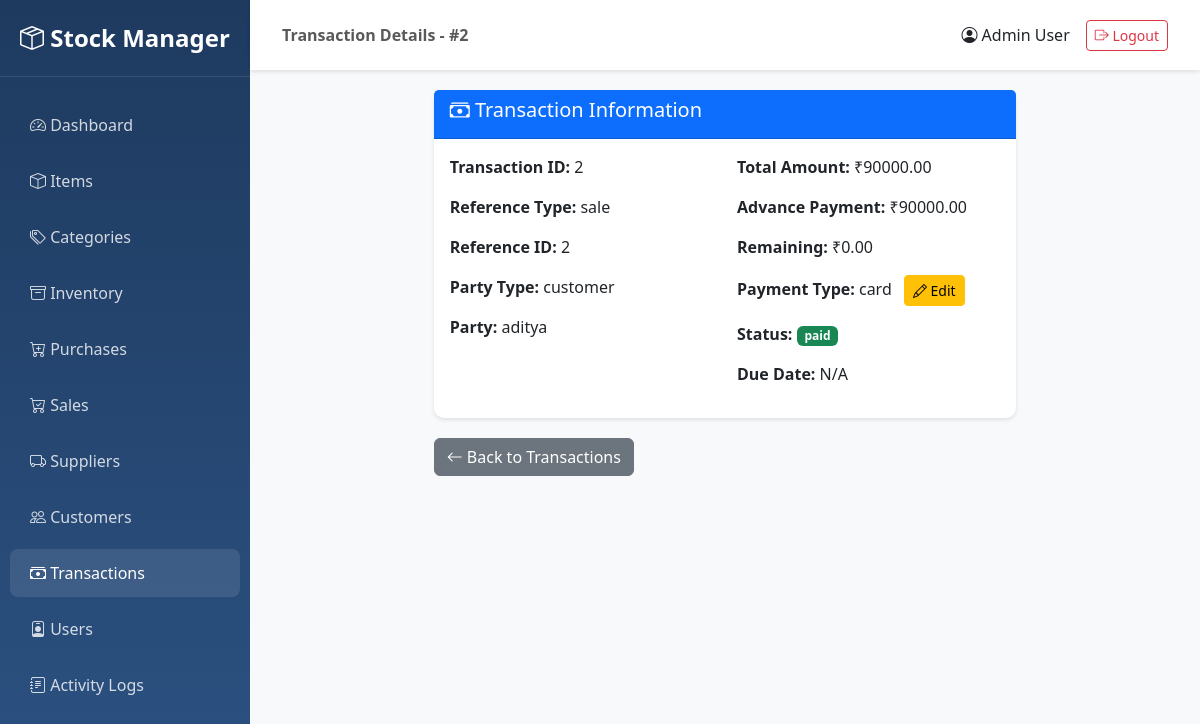
The app's page /money/2/view (signed in) with its own data.
### app/models/money.py (models this page shows, shortened)
class Money(db.Model):
    __tablename__ = 'money'
    transaction_id = db.Column(db.Integer, primary_key=True)
    reference_type = db.Column(db.String(20), nullable=False)  # purchase, sale, expense
    reference_id = db.Column(db.Integer, nullable=False)  # ID of purchase/sale/expense
    party_type = db.Column(db.String(20), nullable=False)  # customer, supplier
    party_id = db.Column(db.Integer, nullable=False)  # customer_id or supplier_id
    total_amount = db.Column(db.Float, nullable=False, default=0.0)
    advance_payment = db.Column(db.Float, nullable=False, default=0.0)
    payment_type = db.Column(db.String(20), nullable=False)  # cash, card, bank_transfer, cheque
    pay_status = db.Column(db.String(20), nullable=False, default='pending')  # paid, pending, partial
    due_date = db.Column(db.Date, nullable=True)
    reminder_date = db.Column(db.Date, nullable=True)
    created_by = db.Column(db.Integer, db.ForeignKey('users.user_id'), nullable=True)
    updated_by = db.Column(db.Integer, db.ForeignKey('users.user_id'), nullable=True)
    created_at = db.Column(db.DateTime, nullable=False, default=datetime.utcnow)
    updated_at = db.Column(db.DateTime, nullable=False, default=datetime.utcnow, onupdate=datetime.utcnow)

### app/models/user.py (models this page shows, shortened)
class User(UserMixin, db.Model):
    __tablename__ = 'users'
    user_id = db.Column(db.Integer, primary_key=True)
    name = db.Column(db.String(100), nullable=False)
    username = db.Column(db.String(50), unique=True, nullable=False, index=True)
    password = db.Column(db.String(255), nullable=False)
    role = db.Column(db.String(20), nullable=False, default='user')  # admin, manager, user
    status = db.Column(db.String(20), nullable=False, default='active')  # active, inactive
    created_by = db.Column(db.Integer, db.ForeignKey('users.user_id'), nullable=True)
    updated_by = db.Column(db.Integer, db.ForeignKey('users.user_id'), nullable=True)
    created_at = db.Column(db.DateTime, nullable=False, default=datetime.utcnow)
    updated_at = db.Column(db.DateTime, nullable=False, default=datetime.utcnow, onupdate=datetime.utcnow)
    logs = db.relationship('Log', backref='user', lazy='dynamic')
    def is_admin(self):
        return self.role == 'admin'

### app/models/customer.py (models this page shows, shortened)
class Customer(db.Model):
    __tablename__ = 'customers'
    customer_id = db.Column(db.Integer, primary_key=True)
    name = db.Column(db.String(200), nullable=False, index=True)
    phone = db.Column(db.String(20), nullable=True)
    address = db.Column(db.Text, nullable=True)
    current_balance = db.Column(db.Float, nullable=False, default=0.0)
    created_by = db.Column(db.Integer, db.ForeignKey('users.user_id'), nullable=True)
    updated_by = db.Column(db.Integer, db.ForeignKey('users.user_id'), nullable=True)
    created_at = db.Column(db.DateTime, nullable=False, default=datetime.utcnow)
    updated_at = db.Column(db.DateTime, nullable=False, default=datetime.utcnow, onupdate=datetime.utcnow)
    sales = db.relationship('Sale', backref='customer', lazy='dynamic')

### app/routes/money.py (the view)
@money_bp.route('/<int:transaction_id>/view')
@login_required
def view_transaction(transaction_id):
    transaction = Money.query.get_or_404(transaction_id)
    party = None
    if transaction.party_type == 'customer':
        party = Customer.query.get(transaction.party_id)
    elif transaction.party_type == 'supplier':
        party = Supplier.query.get(transaction.party_id)
    return render_template('money/view.html', transaction=transaction, party=party)

### app/templates/money/view.html (shortened to what this page needs)
{% extends "base.html" %}
{% block page_title %}Transaction Details - #{{ transaction.transaction_id }}{% endblock %}
{% block content %}
<div class="container-fluid">
    <div class="row justify-content-center">
        <div class="col-md-8">
            <div class="card">
                <div class="card-header bg-primary text-white">
                    <h5><i class="bi bi-cash-stack"></i> Transaction Information</h5>
                </div>
                <div class="card-body">
                    <div class="row">
                        <div class="col-md-6">
                            <p><strong>Transaction ID:</strong> {{ transaction.transaction_id }}</p>
                            <p><strong>Reference Type:</strong> {{ transaction.reference_type }}</p>
                            <p><strong>Reference ID:</strong> {{ transaction.reference_id }}</p>
                            <p><strong>Party Type:</strong> {{ transaction.party_type }}</p>
                            <p><strong>Party:</strong> {{ party.supplier_name if transaction.party_type == 'supplier' else party.name }}</p>
                        </div>
                        <div class="col-md-6">
                            <p><strong>Total Amount:</strong> ₹{{ "%.2f"|format(transaction.total_amount) }}</p>
                            <p><strong>Advance Payment:</strong> ₹{{ "%.2f"|format(transaction.advance_payment) }}</p>
                            <p><strong>Remaining:</strong> ₹{{ "%.2f"|format(transaction.total_amount - transaction.advance_payment) }}</p>
                            <p>
                                <strong>Payment Type:</strong> {{ transaction.payment_type }}
                                <button type="button" class="btn btn-sm btn-warning ms-2"
                                        data-bs-toggle="modal"
                                        data-bs-target="#editPaymentTypeModal"
                                        title="Edit Payment Type">
                                    <i class="bi bi-pencil"></i> Edit
                                </button>
                            </p>
                            <p><strong>Status:</strong>
                                <span class="badge bg-{{ 'success' if transaction.pay_status == 'paid' else 'warning' if transaction.pay_status == 'partial' else 'danger' }}">
                                    {{ transaction.pay_status }}
                                </span>
                            </p>
                            <p><strong>Due Date:</strong> {{ transaction.due_date or 'N/A' }}</p>
                        </div>
                    </div>
                </div>
            </div>
            <div class="mt-3">
                <a href="{{ url_for('money.list_transactions') }}" class="btn btn-secondary">
                    <i class="bi bi-arrow-left"></i> Back to Transactions
                </a>
            </div>
        </div>
    </div>
</div>
{% endblock %}

### app/templates/base.html (shortened to what this page needs)
<!DOCTYPE html>
<html lang="en">
<head>
    <link href="https://cdn.jsdelivr.net/npm/bootstrap@5.3.0/dist/css/bootstrap.min.css" rel="stylesheet">
    <link rel="stylesheet" href="https://cdn.jsdelivr.net/npm/bootstrap-icons@1.11.0/font/bootstrap-icons.css">
</head>
<body>
    {% if current_user.is_authenticated %}
    <div class="sidebar">
        <div class="brand-logo">
            <i class="bi bi-box-seam"></i> Stock Manager
        </div>
        <ul class="nav flex-column">
            <li class="nav-item">
                <a class="nav-link {% if request.endpoint == 'main.dashboard' %}active{% endif %}" href="{{ url_for('main.dashboard') }}">
                    <i class="bi bi-speedometer2"></i> Dashboard
                </a>
            </li>
            <li class="nav-item">
                <a class="nav-link {% if 'items' in request.endpoint %}active{% endif %}" href="{{ url_for('items.list_items') }}">
                    <i class="bi bi-box"></i> Items
                </a>
            </li>
            <li class="nav-item">
                <a class="nav-link {% if 'categories' in request.endpoint %}active{% endif %}" href="{{ url_for('categories.list_categories') }}">
                    <i class="bi bi-tags"></i> Categories
                </a>
            </li>
            <li class="nav-item">
                <a class="nav-link {% if 'inventory' in request.endpoint %}active{% endif %}" href="{{ url_for('inventory.list_inventory') }}">
                    <i class="bi bi-archive"></i> Inventory
                </a>
            </li>
            <li class="nav-item">
                <a class="nav-link {% if 'purchases' in request.endpoint %}active{% endif %}" href="{{ url_for('purchases.list_purchases') }}">
                    <i class="bi bi-cart-plus"></i> Purchases
                </a>
            </li>
            <li class="nav-item">
                <a class="nav-link {% if 'sales' in request.endpoint %}active{% endif %}" href="{{ url_for('sales.list_sales') }}">
                    <i class="bi bi-cart-check"></i> Sales
                </a>
            </li>
            <li class="nav-item">
                <a class="nav-link {% if 'suppliers' in request.endpoint %}active{% endif %}" href="{{ url_for('suppliers.list_suppliers') }}">
                    <i class="bi bi-truck"></i> Suppliers
                </a>
            </li>
            <li class="nav-item">
                <a class="nav-link {% if 'customers' in request.endpoint %}active{% endif %}" href="{{ url_for('customers.list_customers') }}">
                    <i class="bi bi-people"></i> Customers
                </a>
            </li>
            <li class="nav-item">
                <a class="nav-link {% if 'money' in request.endpoint %}active{% endif %}" href="{{ url_for('money.list_transactions') }}">
                    <i class="bi bi-cash-stack"></i> Transactions
                </a>
            </li>
            {% if current_user.is_admin() %}
            <li class="nav-item">
                <a class="nav-link {% if 'users' in request.endpoint %}active{% endif %}" href="{{ url_for('users.list_users') }}">
                    <i class="bi bi-person-badge"></i> Users
                </a>
            </li>
            <li class="nav-item">
                <a class="nav-link {% if 'logs' in request.endpoint %}active{% endif %}" href="{{ url_for('logs.list_logs') }}">
                    <i class="bi bi-journal-text"></i> Activity Logs
                </a>
            </li>
            {% endif %}
        </ul>
    </div>
    <nav class="navbar navbar-top">
        <div class="container-fluid">
            <span class="navbar-text">
                <strong>{% block page_title %}{% endblock %}</strong>
            </span>
            <div class="d-flex align-items-center">
                <span class="me-3">
                    <i class="bi bi-person-circle"></i> {{ current_user.name }}
                </span>
                <a href="{{ url_for('auth.logout') }}" class="btn btn-outline-danger btn-sm">
                    <i class="bi bi-box-arrow-right"></i> Logout
                </a>
            </div>
        </div>
    </nav>
    <div class="main-content">
        {% block content %}{% endblock %}
    </div>
    {% endif %}
</body>
</html>

### app/templates/base.html (style rules this page uses)
:root { --sidebar-width: 250px; }
body { font-family: 'Segoe UI', Tahoma, Geneva, Verdana, sans-serif; }
.sidebar { position: fixed; top: 0; left: 0; height: 100vh; width: var(--sidebar-width); background: linear-gradient(180deg, #1e3a5f 0%, #2c5282 100%); padding-top: 20px; overflow-y: auto; }
.sidebar .nav-link { color: rgba(255, 255, 255, 0.8); padding: 12px 20px; margin: 4px 10px; border-radius: 8px; transition: all 0.3s; }
.sidebar .nav-link:hover, .sidebar .nav-link.active { background: rgba(255, 255, 255, 0.1); color: white; }
.main-content { margin-left: var(--sidebar-width); padding: 20px; min-height: 100vh; background: #f8f9fa; }
.card { border: none; border-radius: 10px; box-shadow: 0 2px 4px rgba(0,0,0,0.1); margin-bottom: 20px; }
.navbar-top { margin-left: var(--sidebar-width); background: white; box-shadow: 0 2px 4px rgba(0,0,0,0.1); padding: 15px 20px; }
.brand-logo { color: white; font-size: 1.5rem; font-weight: bold; padding: 0 20px 20px; margin-bottom: 20px; border-bottom: 1px solid rgba(255,255,255,0.1); }

### records on screen
Money: party_type.name "aditya", total_amount "90000.00", advance_payment "90000.00", transaction.total_amount-transaction.advance_payment "0.00"
User: name "Admin User"
